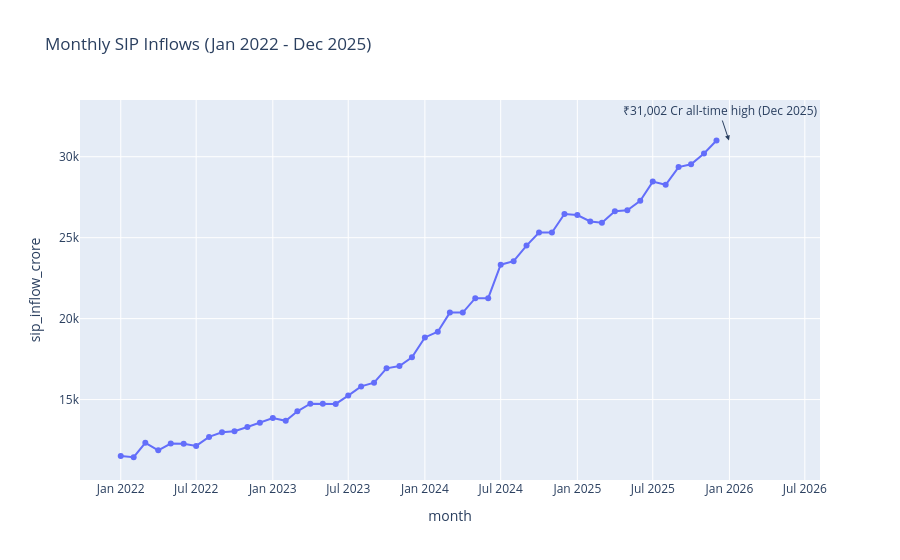

This figure's notebook cell:
### Code cell
sip_df['month'] = pd.to_datetime(sip_df['month'])

fig = px.line(
    sip_df,
    x = 'month',
    y = 'sip_inflow_crore',
    title="Monthly SIP Inflows (Jan 2022 - Dec 2025)",
    markers=True
)

fig.add_annotation(
    x = '2025-12-31',
    y = '31002',
    text = ' ₹31,002 Cr all-time high (Dec 2025)',
    showarrow = True,
    arrowhead = 2
)

fig.write_image("../charts/sip_trend.png")

fig.show()

### Figure 1 — Plotly figure (JSON) as saved in the notebook; plotly's stock layout.template omitted (floating-point values rounded to 4 significant figures)
{"data": [{"hovertemplate": "month=%{x}<br>sip_inflow_crore=%{y}<extra></extra>", "legendgroup": "", "line": {"color": "#636efa", "dash": "solid"}, "marker": {"symbol": "circle"}, "mode": "lines+markers", "name": "", "orientation": "v", "showlegend": false, "type": "scatter", "x": ["2022-01-01T00:00:00", "2022-02-01T00:00:00", "2022-03-01T00:00:00", "2022-04-01T00:00:00", "2022-05-01T00:00:00", "2022-06-01T00:00:00", "2022-07-01T00:00:00", "2022-08-01T00:00:00", "2022-09-01T00:00:00", "2022-10-01T00:00:00", "2022-11-01T00:00:00", "2022-12-01T00:00:00", "2023-01-01T00:00:00", "2023-02-01T00:00:00", "2023-03-01T00:00:00", "2023-04-01T00:00:00", "2023-05-01T00:00:00", "2023-06-01T00:00:00", "2023-07-01T00:00:00", "2023-08-01T00:00:00", "2023-09-01T00:00:00", "2023-10-01T00:00:00", "2023-11-01T00:00:00", "2023-12-01T00:00:00", "2024-01-01T00:00:00", "2024-02-01T00:00:00", "2024-03-01T00:00:00", "2024-04-01T00:00:00", "2024-05-01T00:00:00", "2024-06-01T00:00:00", "2024-07-01T00:00:00", "2024-08-01T00:00:00", "2024-09-01T00:00:00", "2024-10-01T00:00:00", "2024-11-01T00:00:00", "2024-12-01T00:00:00", "2025-01-01T00:00:00", "2025-02-01T00:00:00", "2025-03-01T00:00:00", "2025-04-01T00:00:00", "2025-05-01T00:00:00", "2025-06-01T00:00:00", "2025-07-01T00:00:00", "2025-08-01T00:00:00", "2025-09-01T00:00:00", "2025-10-01T00:00:00", "2025-11-01T00:00:00", "2025-12-01T00:00:00"], "xaxis": "x", "y": [11517, 11438, 12328, 11863, 12286, 12276, 12140, 12694, 12976, 13040, 13306, 13573, 13856, 13687, 14276, 14749, 14749, 14734, 15245, 15814, 16042, 16928, 17073, 17610, 18838, 19187, 20371, 20371, 21262, 21262, 23332, 23547, 24509, 25323, 25320, 26459, 26400, 25999, 25926, 26632, 26688, 27274, 28464, 28265, 29361, 29529, 30200, 31002], "yaxis": "y"}], "layout": {"annotations": [{"arrowhead": 2, "showarrow": true, "text": " ₹31,002 Cr all-time high (Dec 2025)", "x": "2025-12-31", "y": "31002"}], "legend": {"tracegroupgap": 0}, "title": {"text": "Monthly SIP Inflows (Jan 2022 - Dec 2025)"}, "xaxis": {"anchor": "y", "domain": [0, 1], "title": {"text": "month"}}, "yaxis": {"anchor": "x", "domain": [0, 1], "title": {"text": "sip_inflow_crore"}}}}
